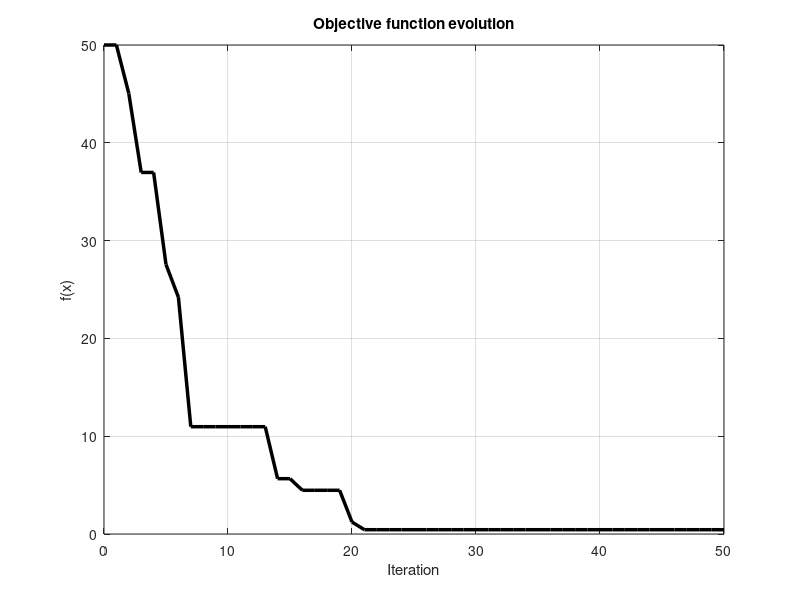
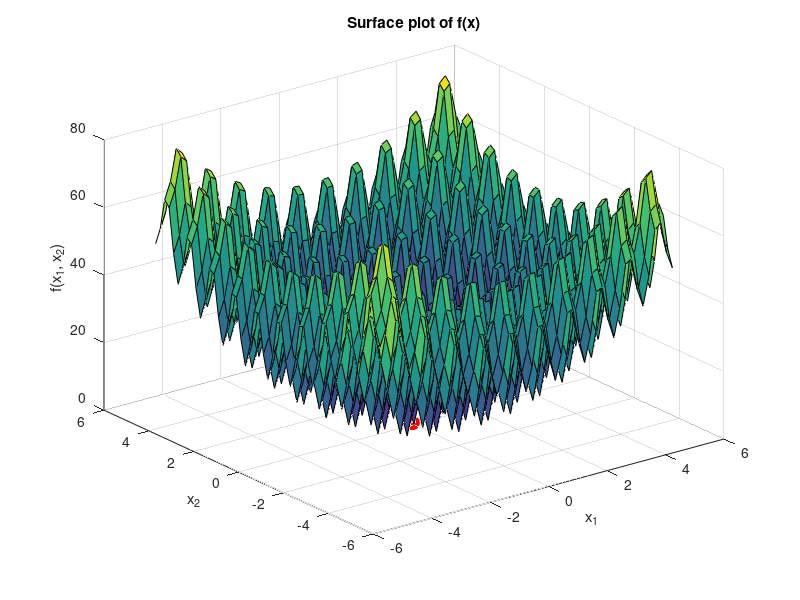

Write MATLAB code to recreate these figures, in order.
% hill climbing algorithm
clc; clear; close all;


%%%%%%%%%%%%%%%%%%%%%%%% insert function to optmize %%%%%%%%%%%%%%%%%%%%%%%
% objective function
F  = @(x) 20 +x(1).^2 -10.*cos(2*pi.*x(1)) +x(2).^2 -10.*cos(2*pi.*x(2)); % Rastrigin 2D 
%%%%%%%%%%%%%%%%%%%%%%%%%%%%%%%%%%%%%%%%%%%%%%%%%%%%%%%%%%%%%%%%%%%%%%%%%%%

% initial solution
x = [5; 5];

% maximum number of iterations
k_max = 50;


%%%%%%%%%%%%%%%%%%%%%%%%%% initialize parameters %%%%%%%%%%%%%%%%%%%%%%%%%%
k     = 1;
alpha = 1;
neig  = 10;
tol   = 1e-6;


%%%%%%%%%%%%%%%%%%%%%%%%%%% hill climbing %%%%%%%%%%%%%%%%%%%%%%%%%%%%%%%%%
f(1) = F(x);                                    % evaluate objective function for x_0
fprintf('hill climbing optimization\n');
fprintf('k = %2d: x = %-10s | F(x) = %.4f\n', 0, mat2str(x,2), f(1));

while( k<=k_max )                               % stopping criterion (number of iterations) 
    k   = k+1;
    f_i = F(x);                                 % evaluate objective function for x_i
    
    for aux  = 1:neig
        x_j = x +alpha*(2*rand(size(x)) -1);    % random neighbor solution x_j     
        f_j = F(x_j);                           % evaluate objective function for x_j

        if( f_j < f_i )
            x   = x_j;                          % accepted new solution
            f_i = f_j;                          % new objective function
            fprintf('neighb: x = %-10s | F(x) = %.4f | new min\n', mat2str(x,2), f_j);
        end
    end

    f(k) = f_i;                                
    fprintf('k = %2d: x = %-10s | F(x) = %.4f\n', k-1, mat2str(x,2), f(k));  % show progress
%     if( abs(f(k)-f(k-1)) < tol )
%         fprintf('Converged: change < tol (%.e)\n', tol);
%         break;
%     end
end

% evolution of the objective function
figure(1);
plot(0:length(f)-1, f, 'LineWidth',2.5, 'color','k');
title('Objective function evolution');
xlabel('Iteration');
ylabel('f(x)');
grid on;

if length(x) == 2
    % create grid
    x_1 = -5:0.2:5;
    x_2 = -5:0.2:5;
    [X1, X2] = meshgrid(x_1, x_2);
    Z = arrayfun(@(a, b) F([a; b]), X1, X2);
    
    % 3D surface plot
    figure(2);
    surf(X1, X2, Z);
    title('Surface plot of f(x)');
    xlabel('x_1');
    ylabel('x_2');
    zlabel('f(x_1, x_2)');
    grid on;
    hold on;
    plot3(x(1),x(2), F(x), 'ro', 'MarkerSize', 10, 'MarkerFaceColor', 'r');
end
